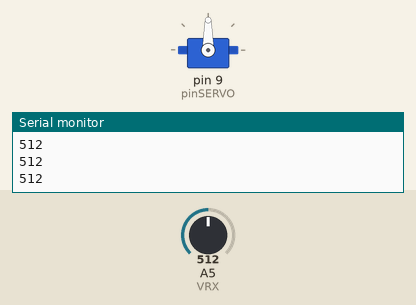
Simulated run of this sketch. Board: Arduino Uno, built with avr-gcc and run on an emulated ATmega328P. On the bench: servo, the last lines printed to the serial monitor. The test bench sets the inputs (shaded band); at power-on: A5 (VRX) = 512.

Above: at 1.2 s.
1.3 s: A5 (VRX) set to 535
2.8 s: A5 (VRX) set to 560
At 3.6 s:
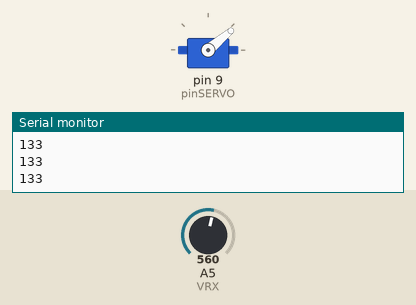
4.3 s: A5 (VRX) set to 483
5.8 s: A5 (VRX) set to 457
At 6.2 s:
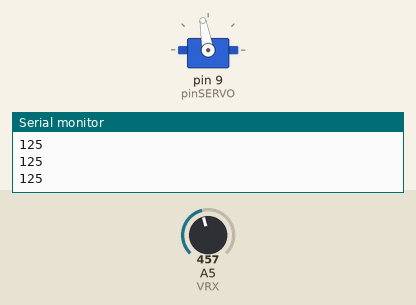
7.3 s: A5 (VRX) set to 555
At 8.5 s:
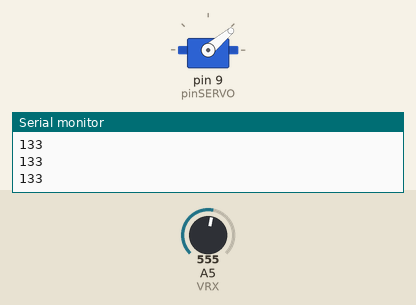
8.8 s: A5 (VRX) set to 465
At 10.1 s:
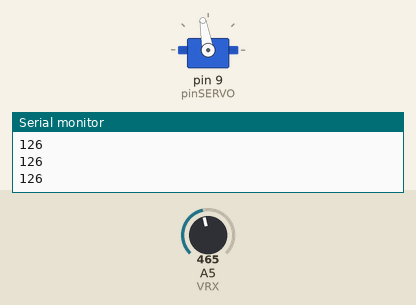
Timing chart, 0 to 11.3 s (numbered marks = the images above; inputs shaded):
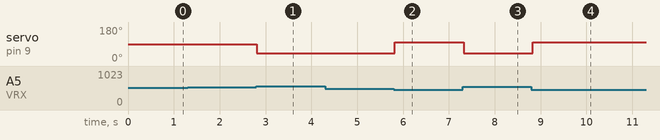

Measured:
- the behaviour switches between 544 and 545 on A5 (VRX) (found by bisection; images 0 and 1)
- the behaviour switches between 476 and 475 on A5 (VRX) (found by bisection; images 1 and 2)
- after the input at 2.8 s, servo on pin 9 (pinSERVO): 90° → 40° at once
- after the input at 5.8 s, servo on pin 9 (pinSERVO): 40° → 100° at once
- after the input at 7.3 s, servo on pin 9 (pinSERVO): 100° → 40° at once
- after the input at 8.8 s, servo on pin 9 (pinSERVO): 40° → 100° at once

The sketch:

garra_robotica.ino
```cpp
//Bibliotecas
#include <Servo.h>

//Variáveis de conexão
const int SW = 2;
const int pinSERVO = 9;
const int VRY = A4;
const int VRX = A5;

//Variáveis globais
const int CLOSE = 170;
const int OPEN = 90;
int leituraVRX, leituraVRY, leituraSW;
int posi_atual = 520;
boolean abrir = 0;
boolean fechar = 0;

//Config
Servo servo_motor;

void setup() {
  Serial.begin(9600);
  //Configurando os pinos
  pinMode(VRX, INPUT);
  pinMode(VRY, INPUT);
  pinMode(SW, INPUT_PULLUP);
  servo_motor.attach(pinSERVO);
}

void loop() {
  leituraVRX = analogRead(VRX);

  if (leituraVRX >= 545) {
    leituraVRX = map(leituraVRX, 0, 1023, OPEN, CLOSE);
    servo_motor.write(40);
    Serial.println(leituraVRX);
  }
  else if (leituraVRX <= 475) {
    leituraVRX = map(leituraVRX, 0, 1023, OPEN, CLOSE);
    servo_motor.write(100);
    Serial.println(leituraVRX);
  }

  else {
    Serial.println(leituraVRX);
  }

  delay(100  );
}
```
